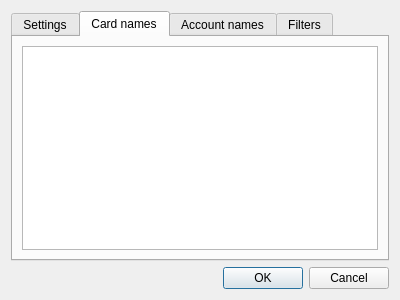
<?xml version="1.0" encoding="UTF-8"?>
<ui version="4.0">
 <class>SettingsDialog</class>
 <widget class="QDialog" name="SettingsDialog">
  <property name="geometry">
   <rect>
    <x>0</x>
    <y>0</y>
    <width>400</width>
    <height>300</height>
   </rect>
  </property>
  <property name="windowTitle">
   <string>ING2YNAB Settings</string>
  </property>
  <layout class="QVBoxLayout" name="verticalLayout_2">
   <item>
    <widget class="QTabWidget" name="tabWidgetSettings">
     <property name="currentIndex">
      <number>1</number>
     </property>
     <widget class="QWidget" name="tabSettings">
      <attribute name="title">
       <string>Settings</string>
      </attribute>
      <layout class="QVBoxLayout" name="verticalLayout">
       <item>
        <widget class="QCheckBox" name="chkSavingsDoubleBooking">
         <property name="text">
          <string>Automatic double-booking of savings transactions</string>
         </property>
        </widget>
       </item>
       <item>
        <widget class="QCheckBox" name="chkPinDateAsTransactionDate">
         <property name="text">
          <string>use PIN date as transaction date</string>
         </property>
        </widget>
       </item>
       <item>
        <layout class="QHBoxLayout" name="horizontalLayout">
         <item>
          <widget class="QLabel" name="lblPathLabel">
           <property name="text">
            <string>Data directory:</string>
           </property>
          </widget>
         </item>
         <item>
          <widget class="QLabel" name="lblPathData">
           <property name="sizePolicy">
            <sizepolicy hsizetype="Expanding" vsizetype="Preferred">
             <horstretch>0</horstretch>
             <verstretch>0</verstretch>
            </sizepolicy>
           </property>
           <property name="text">
            <string/>
           </property>
          </widget>
         </item>
         <item>
          <widget class="QToolButton" name="cmdSelectPath">
           <property name="text">
            <string>...</string>
           </property>
          </widget>
         </item>
        </layout>
       </item>
       <item>
        <spacer name="verticalSpacer">
         <property name="orientation">
          <enum>Qt::Vertical</enum>
         </property>
         <property name="sizeHint" stdset="0">
          <size>
           <width>20</width>
           <height>133</height>
          </size>
         </property>
        </spacer>
       </item>
      </layout>
     </widget>
     <widget class="QWidget" name="tabCardNames">
      <attribute name="title">
       <string>Card names</string>
      </attribute>
      <layout class="QHBoxLayout" name="horizontalLayout_2">
       <item>
        <widget class="QTableView" name="tableView"/>
       </item>
      </layout>
     </widget>
     <widget class="QWidget" name="tabAccountNames">
      <attribute name="title">
       <string>Account names</string>
      </attribute>
      <layout class="QHBoxLayout" name="horizontalLayout_3">
       <item>
        <widget class="QTableView" name="tableView_2"/>
       </item>
      </layout>
     </widget>
     <widget class="QWidget" name="tabFilters">
      <attribute name="title">
       <string>Filters</string>
      </attribute>
     </widget>
    </widget>
   </item>
   <item>
    <widget class="QDialogButtonBox" name="buttonBox">
     <property name="orientation">
      <enum>Qt::Horizontal</enum>
     </property>
     <property name="standardButtons">
      <set>QDialogButtonBox::Cancel|QDialogButtonBox::Ok</set>
     </property>
    </widget>
   </item>
  </layout>
 </widget>
 <resources/>
 <connections>
  <connection>
   <sender>buttonBox</sender>
   <signal>accepted()</signal>
   <receiver>SettingsDialog</receiver>
   <slot>accept()</slot>
   <hints>
    <hint type="sourcelabel">
     <x>248</x>
     <y>254</y>
    </hint>
    <hint type="destinationlabel">
     <x>157</x>
     <y>274</y>
    </hint>
   </hints>
  </connection>
  <connection>
   <sender>buttonBox</sender>
   <signal>rejected()</signal>
   <receiver>SettingsDialog</receiver>
   <slot>reject()</slot>
   <hints>
    <hint type="sourcelabel">
     <x>316</x>
     <y>260</y>
    </hint>
    <hint type="destinationlabel">
     <x>286</x>
     <y>274</y>
    </hint>
   </hints>
  </connection>
 </connections>
</ui>
